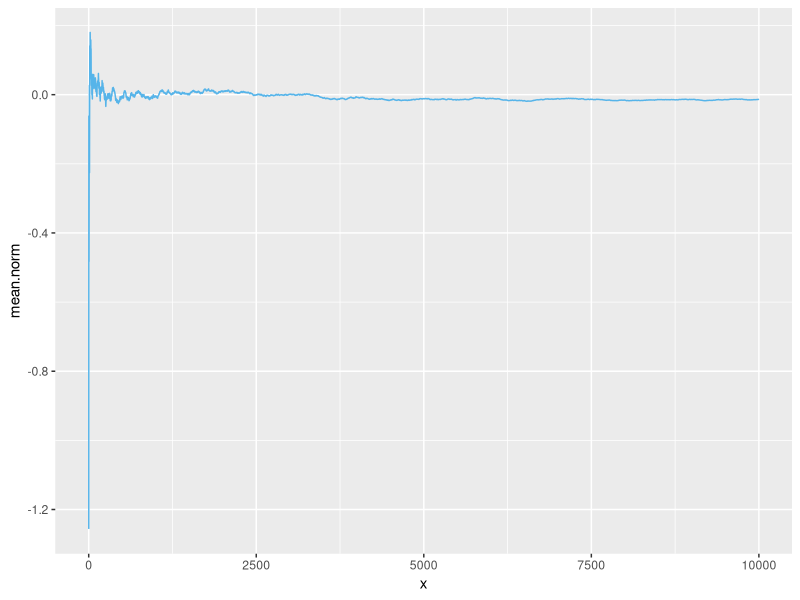
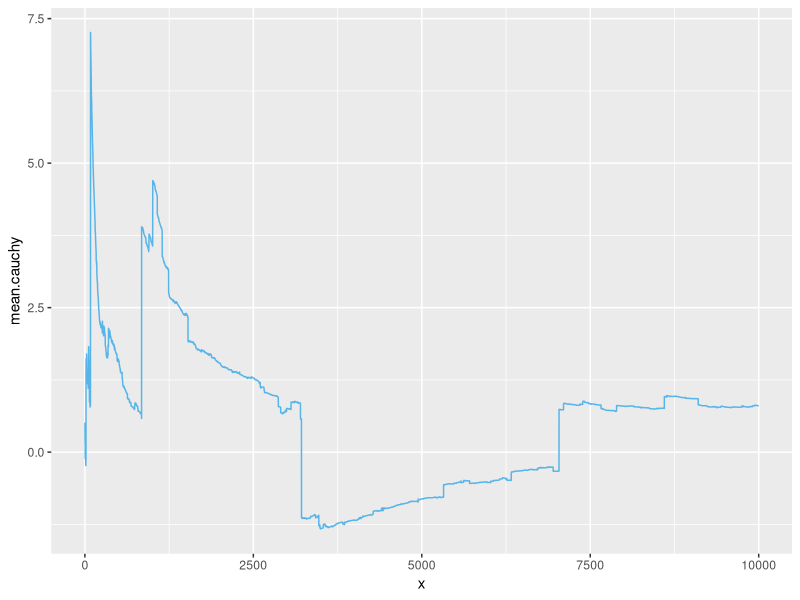
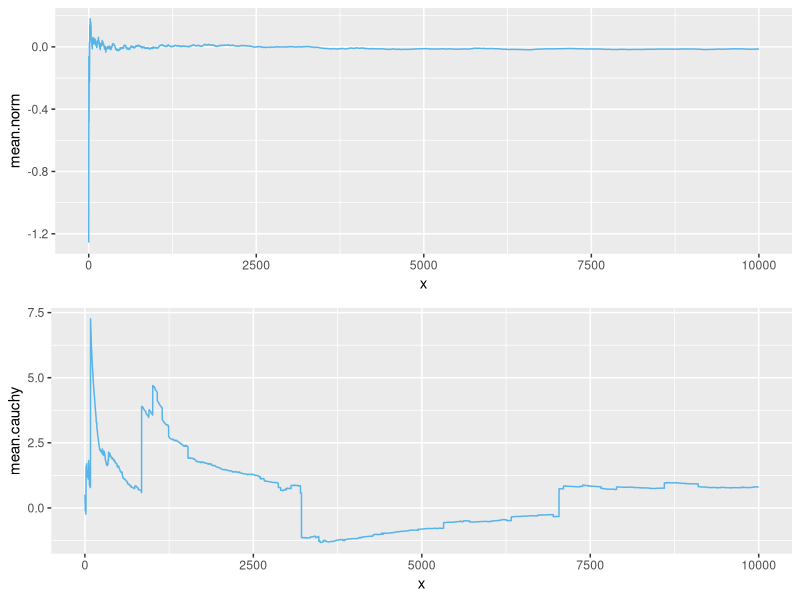

Generate these figures, in order, with R:
if (!'ggplot2' %in% rownames(installed.packages())) {install.packages('ggplot2')}
library('ggplot2')
if (!'gridExtra' %in% rownames(installed.packages())) {install.packages('gridExtra')}
library('gridExtra')

rm(list = ls())

set.seed(9231066)

n <- 10000
x <- 1:n
samples.norm <- rnorm(n)
mean.norm <- cumsum(samples.norm) / x

samples.cauchy <- rcauchy(n)
mean.cauchy <- cumsum(samples.cauchy) / x

plot.norm <- ggplot(data = data.frame(mean.norm), aes(x = x, y = mean.norm))
plot.norm <- plot.norm + geom_line(color = '#56B4E9')
plot.norm

plot.cauchy <- ggplot(data = data.frame(mean.cauchy), aes(x = x, y = mean.cauchy))
plot.cauchy <- plot.cauchy + geom_line(color = '#56B4E9')
plot.cauchy

grid.arrange(plot.norm, plot.cauchy, nrow = 2)
